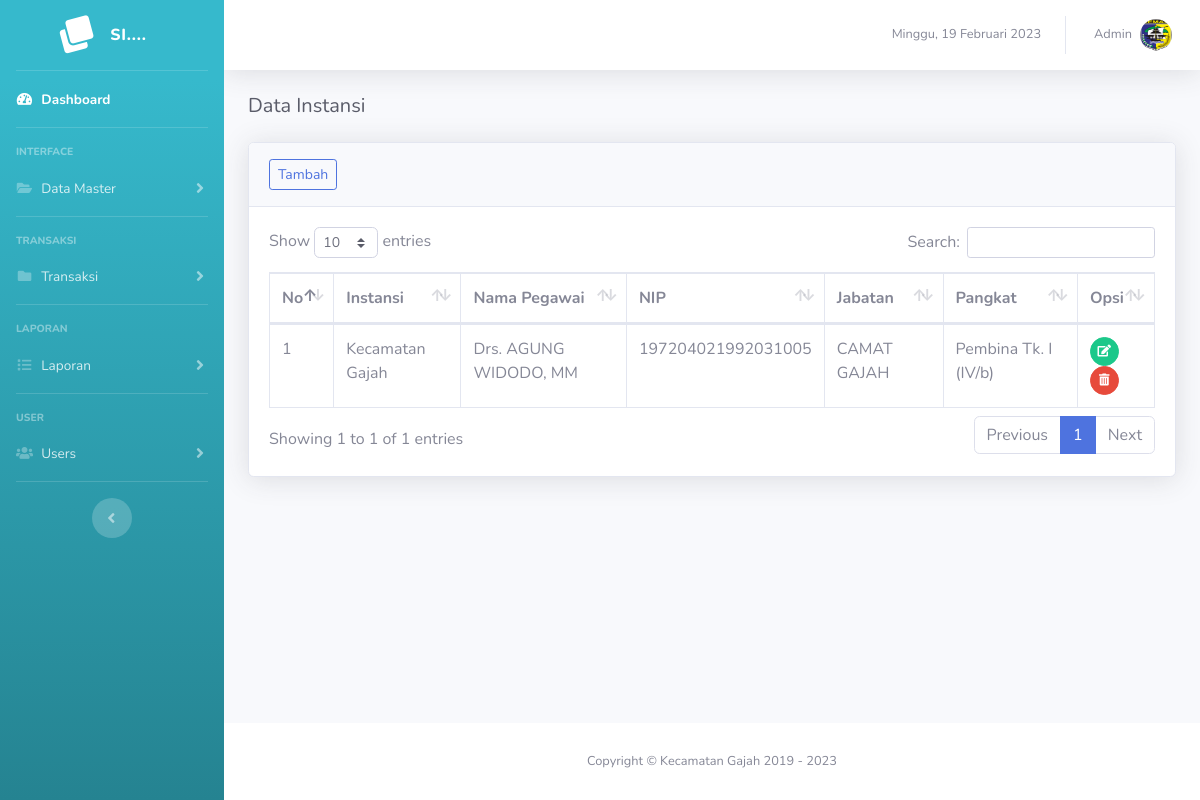
The page /pegawai (signed in) on the database as committed earlier.
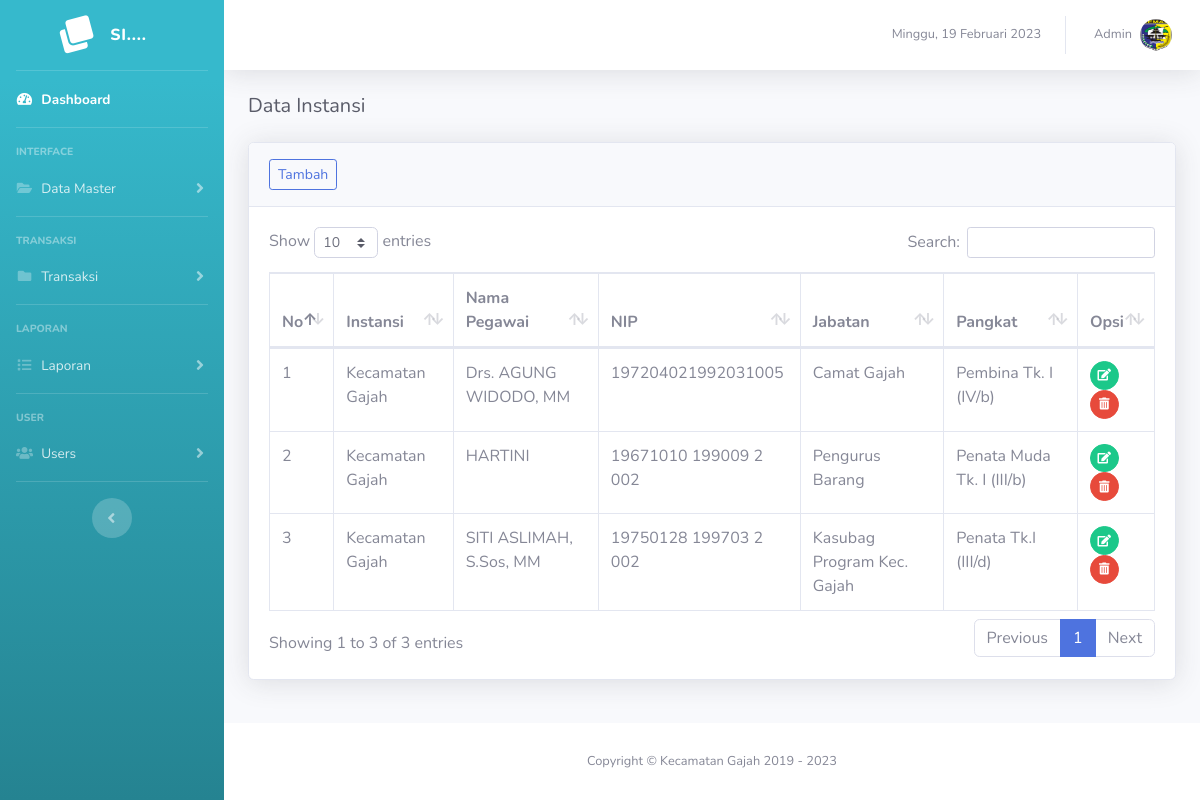
The same page on the database as committed later.
### tables this page shows
CREATE TABLE `tb_pegawai` (
  `id_pegawai` int(11) NOT NULL,
  `id_instansi` int(11) NOT NULL,
  `nama_pegawai` varchar(100) NOT NULL,
  `nip` varchar(50) NOT NULL,
  `jabatan` varchar(50) NOT NULL,
  `pangkat` varchar(50) NOT NULL,
  `id_user` int(11) NOT NULL
);

CREATE TABLE `tb_instansi` (
  `id_instansi` int(11) NOT NULL,
  `nama_instansi` varchar(100) NOT NULL,
  `alamat_instansi` text NOT NULL,
  `no_telp` varchar(20) NOT NULL,
  `kd_pos` varchar(10) NOT NULL,
  `website` varchar(50) NOT NULL,
  `email` varchar(50) NOT NULL,
  `tahun` date NOT NULL,
  `id_user` int(11) NOT NULL
);

### page/pegawai/pegawai.php (the view)
<h5 class="h5 mb-4 text-gray-800">Data Instansi</h5>
<div class="card shadow mb-4">
  <div class="card-header py-3">
    <a href="?page=pegawai&action=add" class="btn btn-sm btn-outline-primary">Tambah</a>
  </div>
  <div class="card-body">
    <div class="table-responsive">
      <table class="table table-bordered" id="dataTable" width="100%" cellspacing="0">
        <thead>
          <tr>
            <th width="5%">No</th>
            <th>Instansi</th>
            <th>Nama Pegawai</th>
            <th>NIP</th>
            <th>Jabatan</th>
            <th>Pangkat</th>
            <th width="8%">Opsi</th>
          </tr>
        </thead>
        <tbody>
          <?php
          if ($_SESSION['level'] == "admin") {
            $sql = $conn->query("SELECT * FROM tb_pegawai");
          } else {
            $sql = $conn->query("SELECT * FROM tb_pegawai WHERE id_user = '$_SESSION[id_user]'");
          }
          $no = 1;
          foreach ($sql as $key => $value) :
          ?>
            <tr>
              <td><?= $no++; ?></td>
              <?php
              $id_instansi = $value['id_instansi'];
              $instansi = $conn->query("SELECT * FROM tb_instansi WHERE id_instansi = '$id_instansi'");
              foreach ($instansi as $key => $data) {
                echo "<td>$data[nama_instansi]</td>";
              }
              ?>
              <td><?= $value['nama_pegawai']; ?></td>
              <td><?= $value['nip']; ?></td>
              <td><?= $value['jabatan']; ?></td>
              <td><?= $value['pangkat']; ?></td>
              <td>
                <a href="?page=pegawai&action=edit&id=<?= urlencode(base64_encode($value['id_pegawai'])); ?>" class="btn btn-sm btn-circle btn-success" data-toggle="tooltip" data-placement="top" title="Edit"><i class="fas fa-edit"></i></a>
                <a href="?page=pegawai&action=delete&id=<?= urlencode(base64_encode($value['id_pegawai'])); ?>" name="delete" class=" delete btn btn-sm btn-circle btn-danger" data-toggle="tooltip" data-placement="top" title="Delete"><i class="fas fa-trash-alt"></i></a>
              </td>
            </tr>
          <?php endforeach; ?>
        </tbody>
      </table>
    </div>
  </div>
</div>

Rows that differ between the two databases and show on the page:
changed tb_pegawai "Drs. AGUNG WIDODO, MM": jabatan "CAMAT GAJAH" → "Camat Gajah"
added tb_pegawai: nama_pegawai "HARTINI", nip "19671010 199009 2 002", jabatan "Pengurus Barang", pangkat "Penata Muda Tk. I (III/b)", tb_instansi (nama_instansi "Kecamatan Gajah")
added tb_pegawai: nama_pegawai "SITI ASLIMAH, S.Sos, MM", nip "19750128 199703 2 002", jabatan "Kasubag Program Kec. Gajah", pangkat "Penata Tk.I (III/d)", tb_instansi (nama_instansi "Kecamatan Gajah")
Other text that changed with them:
text written by a page script: "Show entries Search: Showing 1 to 1 of 1 entries Previous 1 Next" → "Show entries Search: Showing 1 to 3 of 3 entries Previous 1 Next"
